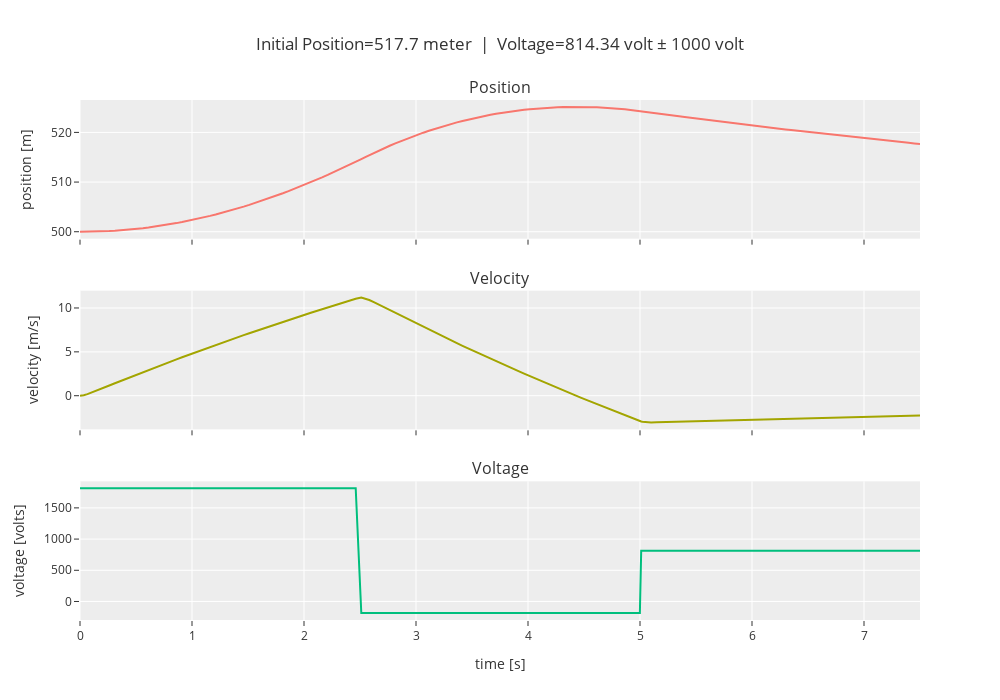

Notebook code cell kept with this figure:
### Markdown cell above
### Far Away from Initial Conditions

### Code cell
linear_analysis(x_far, doublet_magnitude=v_far)

### Figure 1 — Plotly figure (JSON) as saved in the notebook; plotly's stock layout.template omitted (floating-point values rounded to 4 significant figures; data arrays with more than 128 entries replaced by an {"elided": "..."} marker saying what was removed)
{"data": [{"type": "scatter", "x": {"elided": "159 float values"}, "xaxis": "x", "y": {"elided": "159 float values"}, "yaxis": "y"}, {"type": "scatter", "x": {"elided": "159 float values"}, "xaxis": "x2", "y": {"elided": "159 float values"}, "yaxis": "y2"}, {"type": "scatter", "x": {"elided": "159 float values"}, "xaxis": "x3", "y": {"elided": "159 float values"}, "yaxis": "y3"}], "layout": {"annotations": [{"font": {"size": 16}, "showarrow": false, "text": "Position", "x": 0.5, "xanchor": "center", "xref": "paper", "y": 1, "yanchor": "bottom", "yref": "paper"}, {"font": {"size": 16}, "showarrow": false, "text": "Velocity", "x": 0.5, "xanchor": "center", "xref": "paper", "y": 0.6333, "yanchor": "bottom", "yref": "paper"}, {"font": {"size": 16}, "showarrow": false, "text": "Voltage", "x": 0.5, "xanchor": "center", "xref": "paper", "y": 0.2667, "yanchor": "bottom", "yref": "paper"}], "height": 700, "showlegend": false, "title": {"text": "Initial Position=517.7 meter  |  Voltage=814.34 volt ± 1000 volt"}, "width": 1000, "xaxis": {"anchor": "y", "autorange": true, "domain": [0, 1], "matches": "x3", "range": [0, 7.5], "showticklabels": false, "type": "linear"}, "xaxis2": {"anchor": "y2", "autorange": true, "domain": [0, 1], "matches": "x3", "range": [0, 7.5], "showticklabels": false, "type": "linear"}, "xaxis3": {"anchor": "y3", "autorange": true, "domain": [0, 1], "range": [0, 7.5], "title": {"text": "time [s]"}, "type": "linear"}, "yaxis": {"anchor": "x", "autorange": true, "domain": [0.7333, 1], "range": [498.6, 526.5], "title": {"text": "position [m]"}, "type": "linear"}, "yaxis2": {"anchor": "x2", "autorange": true, "domain": [0.3667, 0.6333], "range": [-3.831, 11.97], "title": {"text": "velocity [m/s]"}, "type": "linear"}, "yaxis3": {"anchor": "x3", "autorange": true, "domain": [0, 0.2667], "range": [-296.8, 1925.0], "title": {"text": "voltage [volts]"}, "type": "linear"}}}
